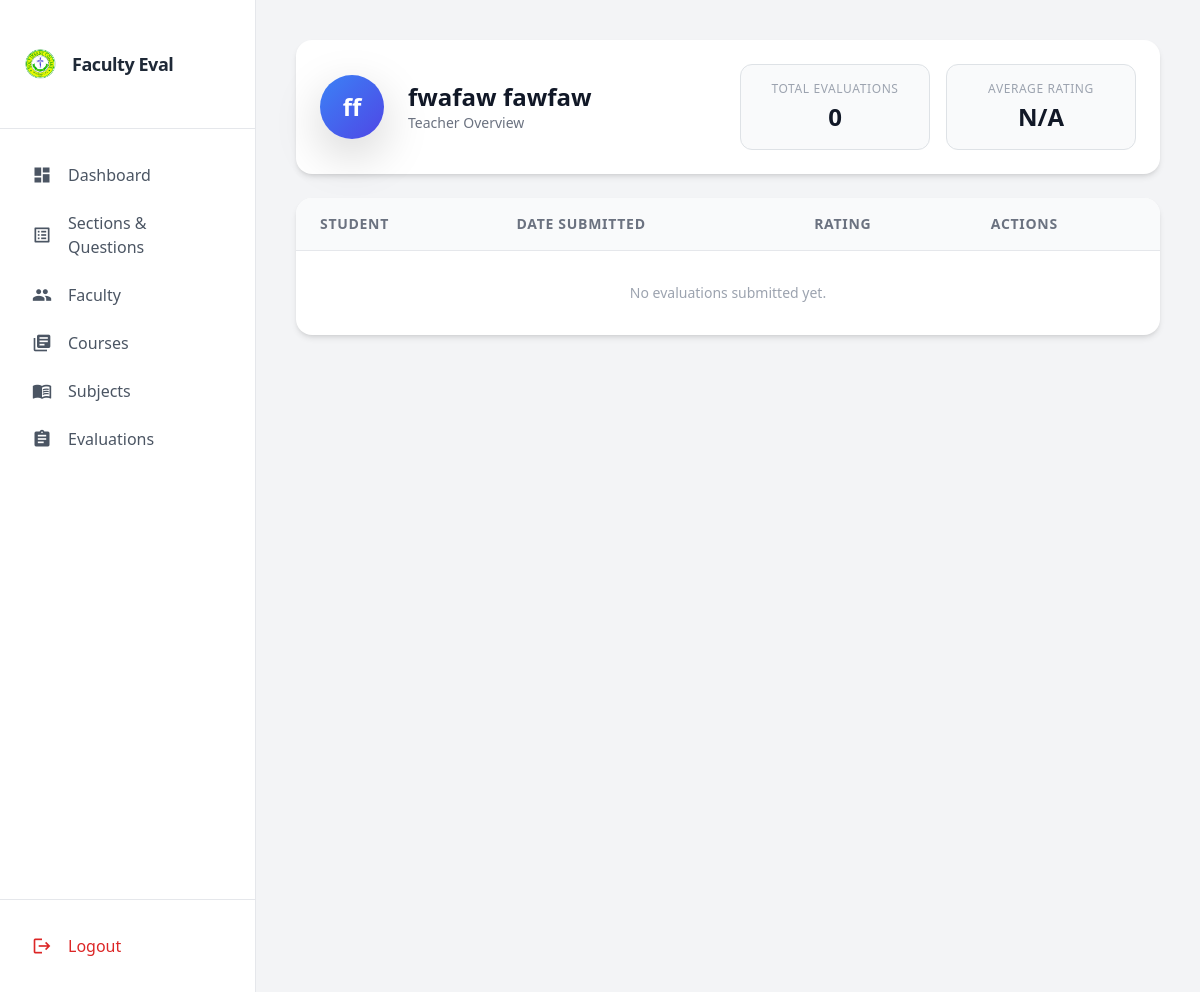
The app's page /teachers/6/detail/ with its own data.
### evaluation/models.py (models this page shows, shortened)
class Teacher(models.Model):
    first_name = models.CharField(max_length=50, null=True, blank=True)
    last_name = models.CharField(max_length=50, null=True, blank=True)

### evaluation/views.py (the view)
# urls.py: path('teachers/<int:pk>/detail/', views.teacher_detail, name='teacher_detail'),
def teacher_detail(request, pk):
    teacher = get_object_or_404(Teacher, pk=pk)
    evaluations = teacher.evaluations.prefetch_related('items').all()
    all_ratings = []
    for eval in evaluations:
        for item in eval.items.all():
            if item.rating in ['1','2','3','4','5']:
                all_ratings.append(int(item.rating))
    avg_rating = round(sum(all_ratings)/len(all_ratings),2) if all_ratings else 0
    context = {
        'teacher': teacher,
        'teacher_evaluations': evaluations,
        'avg_rating': avg_rating
    }
    return render(request, 'admins/teacher_details.html', context)

### templates/admins/teacher_details.html (shortened to what this page needs)
{% extends 'admins/base.html' %}
{% block content %}
<div class="flex flex-col min-h-screen bg-gray-100 md:p-6">
    <div class="bg-white rounded-2xl shadow-md p-6 mb-6 flex flex-col md:flex-row md:items-center md:justify-between gap-4">
        <div class="flex items-center gap-4 flex-1 min-w-[220px]">
            <div class="w-16 h-16 rounded-full bg-gradient-to-br from-blue-500 to-indigo-600 flex items-center justify-center text-white text-2xl font-bold shadow-lg">
                {{ teacher.first_name|slice:":1" }}{{ teacher.last_name|slice:":1" }}
            </div>
            <div class="truncate">
                <h1 class="text-2xl font-bold text-gray-900 truncate">
                    {{ teacher.first_name }} {{ teacher.last_name }}
                </h1>
                <p class="text-sm text-gray-500 truncate">
                    Teacher Overview
                </p>
            </div>
        </div>
        <div class="flex flex-wrap gap-3 justify-start md:justify-end flex-1 min-w-[220px]">
            <div class="bg-gray-50 border border-gray-200 rounded-xl px-6 py-3 text-center flex-1 min-w-[140px]">
                <p class="text-xs font-medium text-gray-400 uppercase tracking-wider">Total Evaluations</p>
                <p class="text-2xl font-semibold text-gray-900 mt-1">{{ teacher.evaluations.count }}</p>
            </div>
            <div class="bg-gray-50 border border-gray-200 rounded-xl px-6 py-3 text-center flex-1 min-w-[140px]">
                <p class="text-xs font-medium text-gray-400 uppercase tracking-wider">Average Rating</p>
                <p class="text-2xl font-semibold text-gray-900 mt-1">
                    {{ avg_rating|default:"N/A" }}
                </p>
            </div>
        </div>
    </div>
    <div class="bg-white rounded-2xl shadow-md overflow-x-auto">
        <table class="min-w-full divide-y divide-gray-200 text-sm">
            <thead class="bg-gray-50">
                <tr>
                    <th class="px-6 py-3 text-left text-gray-500 uppercase tracking-wider">Student</th>
                    <th class="px-6 py-3 text-left text-gray-500 uppercase tracking-wider">Date Submitted</th>
                    <th class="px-6 py-3 text-left text-gray-500 uppercase tracking-wider">Rating</th>
                    <th class="px-6 py-3 text-left text-gray-500 uppercase tracking-wider">Actions</th>
                </tr>
            </thead>
            <tbody class="divide-y divide-gray-100">
                {% for eval in teacher.evaluations.all %}
                <tr class="hover:bg-blue-50 transition-colors">
                    <td class="px-6 py-3 font-medium text-gray-900">
                        {% if eval.student_name %}
                            {{ eval.student_name }}
                        {% else %}
                            {{ eval.student_id }}
                        {% endif %}
                    </td>
                    <td class="px-6 py-3 text-gray-500">{{ eval.submitted_at|date:"M d, Y H:i" }}</td>
                    <td class="px-6 py-3 text-gray-700">
                        {% if eval.rating %}
                            {{ eval.rating }} / 5
                        {% else %}
                            N/A
                        {% endif %}
                    </td>
                    <td class="px-6 py-3">
                        <a href="{% url 'evaluation_detail' eval.id %}"
                           class="inline-block px-3 py-1 text-blue-600 hover:text-blue-800 font-medium transition-colors rounded-md">
                           View
                        </a>
                    </td>
                </tr>
                {% empty %}
                <tr>
                    <td colspan="4" class="px-6 py-8 text-center text-gray-400">
                        No evaluations submitted yet.
                    </td>
                </tr>
                {% endfor %}
            </tbody>
        </table>
    </div>
</div>
{% endblock %}

### records on screen
Teacher: first_name "f", first_name "fwafaw", last_name "fawfaw", evaluations.count "0"

### other values on screen
{{ avg_rating|default:"N/A" }} "N/A"
